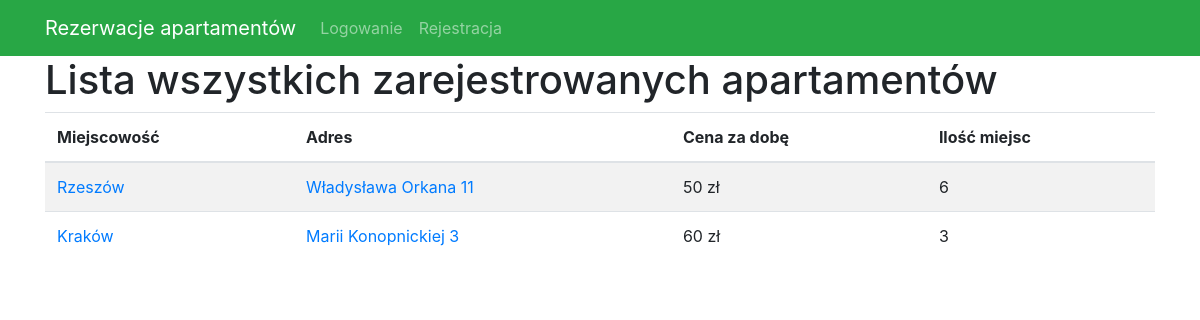
Before: /bookings/list/ with the older database file.
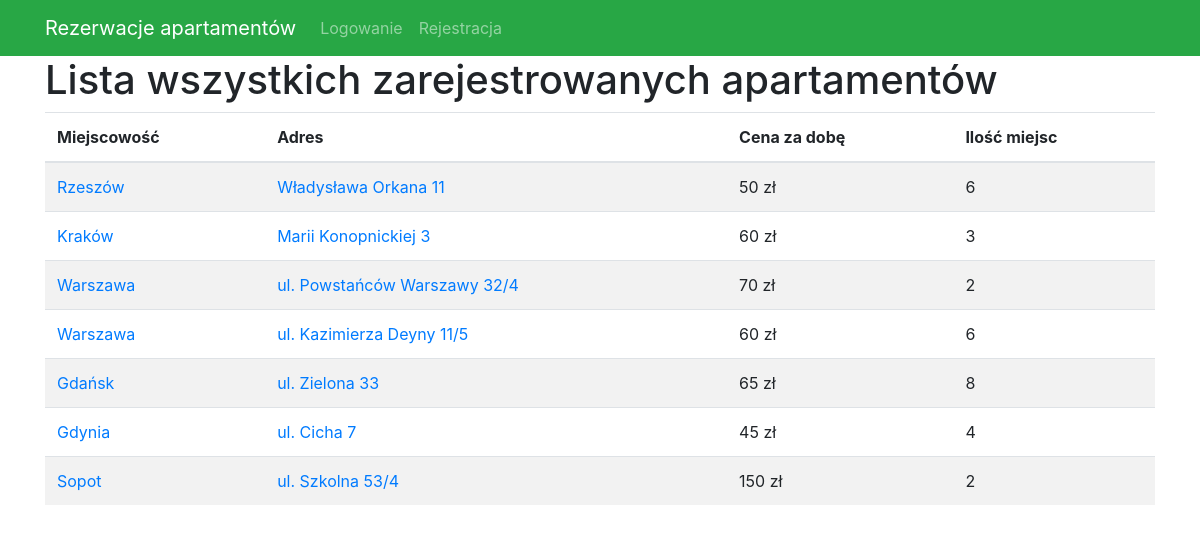
After: the same page with the newer database file.
### bookings/models.py (models this page shows, shortened)
class Apartament(models.Model):
    wlasciciel = models.ForeignKey(settings.AUTH_USER_MODEL, on_delete=models.CASCADE)
    miejscowosc = models.CharField(max_length=50)
    adres = models.CharField(max_length=100, unique=True)
    opis = models.CharField(max_length=500)
    ilosc_miejsc = models.SmallIntegerField()
    cena_za_dobe = models.IntegerField()
    internet = models.BooleanField()
    telewizor = models.BooleanField()
    basen = models.BooleanField()
    sauna = models.BooleanField()

### bookings/views.py (the view)
# urls.py: path('list/', ApartamentListView.as_view(), name='apartaments_list'),
class ApartamentListView(ListView):  # lista wszystkich apartamentów
    model = Apartament
    template_name = 'apartament/apartament_list.html'

### templates/apartament/apartament_list.html (shortened to what this page needs)
{% extends "base.html" %}
{% block content %}
    <h1 style="margin-top: 0">Lista wszystkich zarejestrowanych apartamentów</h1>
    <table class="table table-striped">
        <thead>
        <tr>
            <th>Miejscowość</th>
            <th>Adres</th>
            <th>Cena za dobę</th>
            <th>Ilość miejsc</th>
        </tr>
        </thead>
        <tbody>
        {% for apartament in object_list %}
            <tr>
                <td><a href="{% url 'apartament_detail' apartament.id %}">{{ apartament.miejscowosc }}</a></td>
                <td><a href="{% url 'apartament_detail' apartament.id %}">{{ apartament.adres }}</a></td>
                <td>{{ apartament.cena_za_dobe }} zł</td>
                <td>{{ apartament.ilosc_miejsc }}</td>
            </tr>
        {% endfor %}
        </tbody>
    </table>
{% endblock %}

### templates/base.html (shortened to what this page needs)
<!doctype html>
<html lang="en">
<head>
    <link rel="stylesheet" href="https://stackpath.bootstrapcdn.com/bootstrap/4.1.3/css/bootstrap.min.css"
>
    <link rel="stylesheet" href="https://cdnjs.cloudflare.com/ajax/libs/fullcalendar/3.9.0/fullcalendar.min.css">
</head>
<body>
<nav class="navbar navbar-expand-lg bg-success navbar-dark">
    <div class="container">
        <a class="navbar-brand" href="/">Rezerwacje apartamentów</a>
        <div class="collapse navbar-collapse" id="navbarsExample07">
            <ul class="navbar-nav mr-auto">
                {% if user.is_authenticated %}
                    <li class="nav-item"><a class="nav-link" href="{% url 'apartament_create' %}">Dodaj apartament</a></li>
                    <li class="nav-item"><a class="nav-link" href="{% url 'apartaments_list' %}">Lista apartamentów</a></li>
                    <li class="nav-item"><a class="nav-link" href="{% url 'search' %}">Szukaj apartamentów</a></li>
                    <li class="nav-item"><a class="nav-link" href="{% url 'user_apartament' %}">Moje apartamenty</a></li>
                    <li class="nav-item"><a class="nav-link" href="{% url 'rezerwacje_apartamentow' %}">Rezerwacje</a></li>
                    <li class="nav-item dropdown">
                        <a class="nav-link dropdown-toggle" href="http://example.com" id="dropdown01"
                           data-toggle="dropdown" aria-haspopup="true"
                           aria-expanded="false">Witaj, {{ user.username }}</a>
                        <div class="dropdown-menu" aria-labelledby="dropdown01">
                            <a class="dropdown-item" href="{% url 'logout' %}">Wyloguj się</a>
                        </div>
                    </li>
                {% else %}
                    <li class="nav-item"><a class="nav-link" href="{% url 'login' %}">Logowanie</a></li>
                    <li class="nav-item"><a class="nav-link" href="{% url 'signup' %}">Rejestracja</a></li>
                {% endif %}
            </ul>
        </div>
    </div>
</nav>
{% block homepage %}
    <div class="container">
        {% block content %}
        {% endblock %}
    </div>
{% endblock %}
</body>
</html>

Changed rows visible on the page:
added Apartament: miejscowosc "Warszawa", adres "ul. Powstańców Warszawy 32/4", cena_za_dobe "70", ilosc_miejsc "2"
added Apartament: miejscowosc "Warszawa", adres "ul. Kazimierza Deyny 11/5", cena_za_dobe "60", ilosc_miejsc "6"
added Apartament: miejscowosc "Gdańsk", adres "ul. Zielona 33", cena_za_dobe "65", ilosc_miejsc "8"
added Apartament: miejscowosc "Gdynia", adres "ul. Cicha 7", cena_za_dobe "45", ilosc_miejsc "4"
added Apartament: miejscowosc "Sopot", adres "ul. Szkolna 53/4", cena_za_dobe "150", ilosc_miejsc "2"
